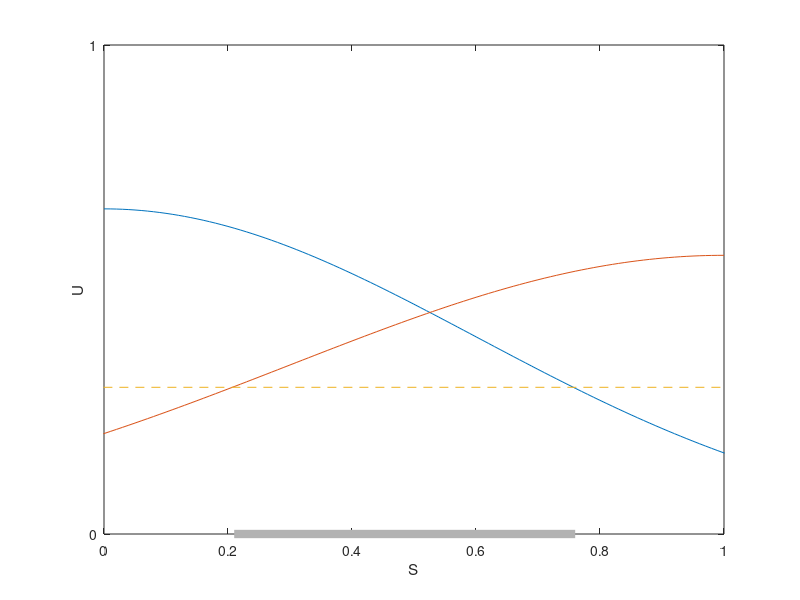
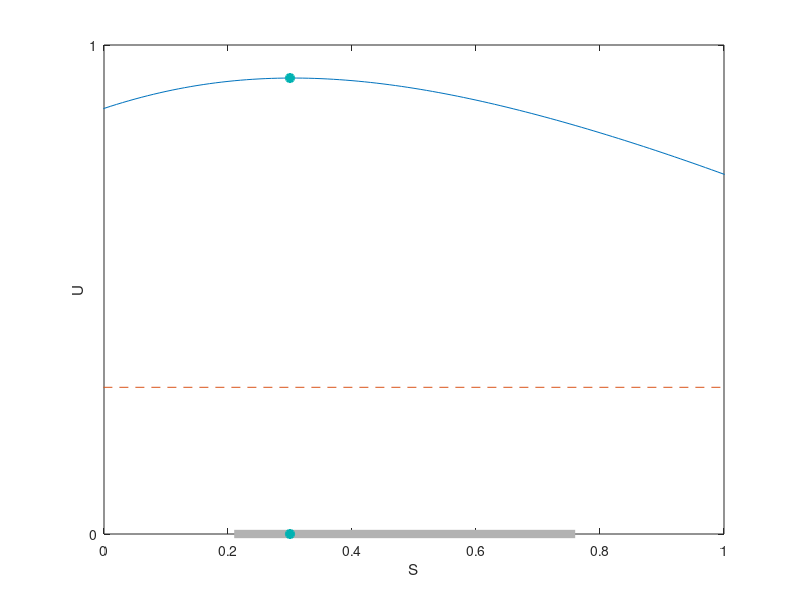

These figures' MATLAB source, in order:
x = [-1.5:.01: 3];

x1 = x;
y1 = normpdf(x1,0,0.6);

x2 = x;
y2 = normpdf(x2,1,0.7);

y= y1+y2;

y1_part = y1;
x1_part = x1;
y2_part = y2;
x2_part = x2;

y1_part(x1<0) = [];
x1_part(x1<0) = [];
y2_part(x2>1) = [];
x2_part(x2>1) = [];

figure(1)
plot(x1_part,y1_part)
hold on
plot(x2_part,y2_part)
hold on
threshold = 0.3;
line([-2,3],[threshold,threshold],'LineStyle','--')

[~,temp_index1] = min(abs(y1((length(y1)-1)/2+1:end)-threshold));
[~,temp_index2] = min(abs(y2(1:(length(y2)-1)/2)-threshold));
hold on

region_color = [0.7 0.7 0.7];
regionX = x(temp_index2:temp_index1+(length(y1)-1)/2);
if sum(diff(regionX)>0.010001) ==0 
   line([regionX(1),regionX(end)],[0,0], 'Color',region_color,'LineWidth',6)
   hold off
else
   midPoint = find(diff(regionX)>0.01001);
   line([regionX(1),regionX(midPoint)],[0,0], 'Color',region_color,'LineWidth',6)
   hold on
   line([regionX(midPoint+1),regionX(end)],[0,0], 'Color',region_color,'LineWidth',6)
   hold off
end
hold off
ylabel('U')
yticks([0 1])
xlabel('S')
ylim([0 1])
xlim([0 1])

figure(2)
plot(x,y)
hold on
line([-2,3],[threshold,threshold],'LineStyle','--')
hold on
if sum(diff(regionX)>0.010001) ==0 
   line([regionX(1),regionX(end)],[0,0], 'Color',region_color,'LineWidth',6)
else
   midPoint = find(diff(regionX)>0.01001);
   line([regionX(1),regionX(midPoint)],[0,0], 'Color',region_color,'LineWidth',6)
   hold on
   line([regionX(midPoint+1),regionX(end)],[0,0], 'Color',region_color,'LineWidth',6)
end

hold on
[max_v, max_i] =  max(y);
scatter(x(max_i),max_v,'MarkerEdgeColor',[0 .7 .7],'MarkerFaceColor',[0 .7 .7],'LineWidth',1.5)
hold on
scatter(x(max_i),0,'MarkerEdgeColor',[0 .7 .7],'MarkerFaceColor',[0 .7 .7],'LineWidth',1.5)
hold off


ylabel('U')
yticks([0 1])
xlabel('S')
ylim([0 1])
xlim([0 1])